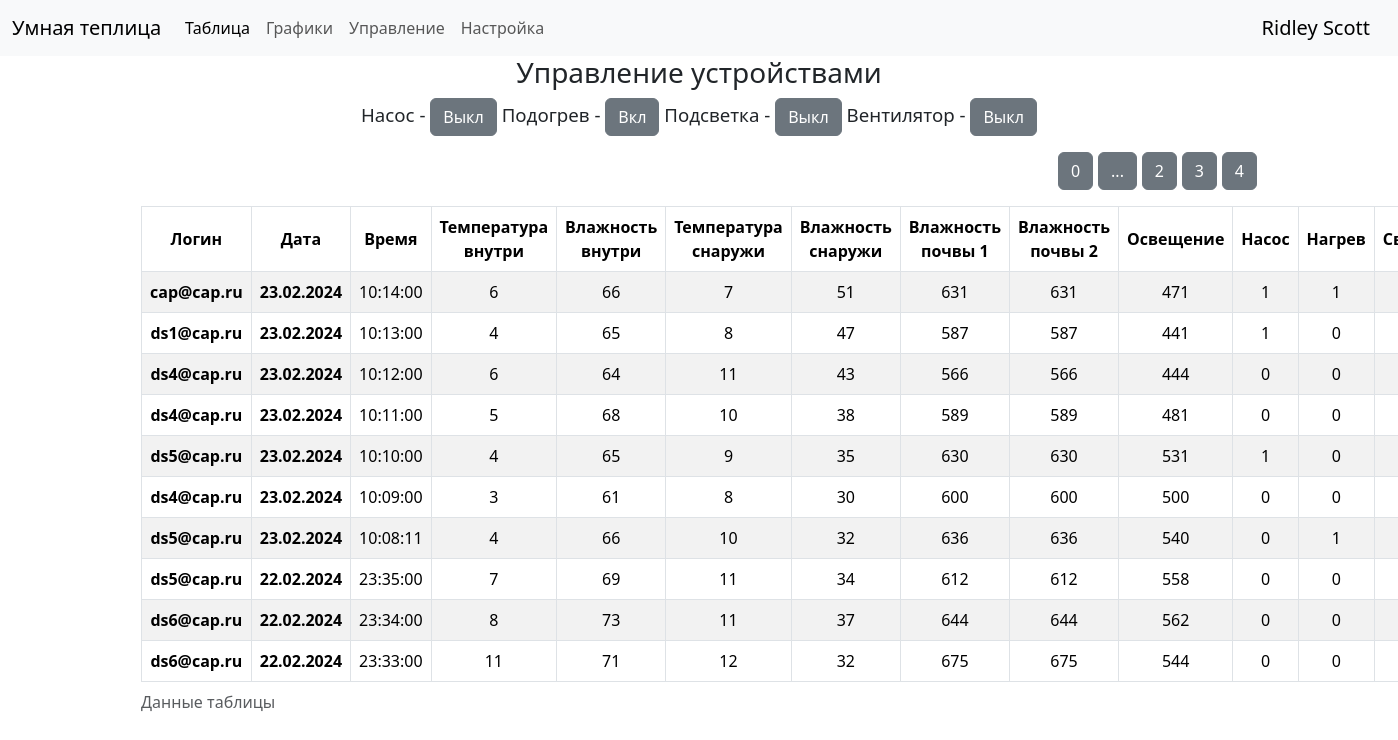
Page /table/1 (signed in) on the committed database.
### data/users.py (models this page shows, shortened)
class User(SqlAlchemyBase,UserMixin):
    __tablename__ = 'users'
    id = sqlalchemy.Column(sqlalchemy.Integer, primary_key=True, autoincrement=True)
    surname = sqlalchemy.Column(sqlalchemy.String, nullable=True)
    name = sqlalchemy.Column(sqlalchemy.String, nullable=True)
    email = sqlalchemy.Column(sqlalchemy.String, index=True, unique=True, nullable=True)
    hashed_password = sqlalchemy.Column(sqlalchemy.String, nullable=True)
    modified_date = sqlalchemy.Column(sqlalchemy.DateTime, default=datetime.datetime.now)
    token = sqlalchemy.Column(sqlalchemy.String, nullable=True, default='NNNNNNNNNNN')

### data/sensors.py (models this page shows, shortened)
class Sensors(SqlAlchemyBase):
    __tablename__ = 'sensors'
    id = sqlalchemy.Column(sqlalchemy.Integer, primary_key=True, autoincrement=True)
    date = sqlalchemy.Column(sqlalchemy.DateTime, default=datetime.datetime.now)
    temp_in = sqlalchemy.Column(sqlalchemy.Integer, nullable=True, default=0)
    humidity_in = sqlalchemy.Column(sqlalchemy.Integer, nullable=True, default=0)
    temp_out = sqlalchemy.Column(sqlalchemy.Integer, nullable=True, default=0)
    humidity_out = sqlalchemy.Column(sqlalchemy.Integer, nullable=True, default=0)
    moisture1 = sqlalchemy.Column(sqlalchemy.Integer, nullable=True, default=0)
    moisture2 = sqlalchemy.Column(sqlalchemy.Integer, nullable=True, default=0)
    light = sqlalchemy.Column(sqlalchemy.Integer, nullable=True, default=0)
    token = sqlalchemy.Column(sqlalchemy.String, nullable=True, default='NNNNNNNNNNN')
    pump = sqlalchemy.Column(sqlalchemy.Integer, default=0)
    heat = sqlalchemy.Column(sqlalchemy.Integer, default=0)
    led = sqlalchemy.Column(sqlalchemy.Integer, default=0)
    fan = sqlalchemy.Column(sqlalchemy.Integer, default=0)

### main.py (the view)
@app.route('/table/<page>')
@login_required
def table_page(page):
    db_sess = db_session.create_session()
    base_data = db_sess.query(Sensors).filter(current_user.is_authenticated, (Sensors.token == current_user.token) | (current_user.id == 1)).all()
    users = db_sess.query(User).all()
    names = {name.token: (name.surname, name.name, name.email) for name in users}
    return render_template('table.html', len_data=int(len(base_data) / 10) + 1,
                           names=names, status=dev_status(), text_button=name_button, base_data=base_data[::-1], page=int(page), token=current_user.token,
                           up=True)

### data/db_session.py (called while the page is built)
def create_session() -> Session:
    global __factory
    return __factory()

### main.py (called while the page is built)
def dev_status():
    db_sess = db_session.create_session()
    status = db_sess.query(Status).filter(Status.token == current_user.token).first()
    status_dev = {}
    print(status.pump, status.fan, status.heat, status.led)
    if status.pump:
        status_dev['pump'] = 'Вкл'
    else:
        status_dev['pump'] = 'Выкл'
    if status.fan:
        status_dev['fan'] = 'Вкл'
    else:
        status_dev['fan'] = 'Выкл'
    if status.led:
        status_dev['led'] = 'Вкл'
    else:
        status_dev['led'] = 'Выкл'
    if status.heat:
        status_dev['heat'] = 'Вкл'
    else:
        status_dev['heat'] = 'Выкл'
    return status_dev

@login_manager.user_loader
def load_user(user_id):
    db_sess = db_session.create_session()
    return db_sess.query(User).get(user_id)

### templates/table.html (shortened to what this page needs)
{% extends "base.html" %}
{% block content %}
<div class="button_next">
<p>
    {% for item in range(len_data) %}
      {% if page != item %}
        <a href="{{ item  }}" class="btn btn-secondary">{{ item}}</a>
      {% else %}
         <a href="" class="btn btn-secondary">...</a>
   {% endif %}
    {% endfor %}
<div class="table_container">
<table class="table table-striped table-hover table-bordered">
    <caption>Данные таблицы</caption>
    <thead>
    <tr>
      {% if current_user.is_authenticated and current_user.id == 1  %}
      <th scope="col"align="center">Логин</th>
       {% endif %}
      <th scope="col"align="center">Дата</th>
      <th scope="col">Время</th>
      <th scope="col">Температура внутри</th>
      <th scope="col">Влажность внутри</th>
      <th scope="col">Температура снаружи</th>
      <th scope="col">Влажность снаружи</th>
      <th scope="col">Влажность почвы 1</th>
      <th scope="col">Влажность почвы 2</th>
      <th scope="col">Освещение</th>
      <th scope="col">Насос</th>
      <th scope="col">Нагрев</th>
      <th scope="col">Свет</th>
    </tr>
  </thead>
  <tbody>
  {% for item in base_data[page * 10:(page + 1)*10] %}
  <tr>
    {% if current_user.is_authenticated and current_user.id == 1  %}
      <th scope="col"align="center">{{ names[item.token][2] }}</th>
       {% endif %}
    <th scope="row">{{item.date.strftime("%d.%m.%Y")}}</td>
    <td>{{item.date.strftime("%H:%M:%S")}}</td>
    <td>{{item.temp_in}}</td>
    <td>{{item.humidity_in}}</td>
    <td>{{item.temp_out}}</td>
    <td>{{item.humidity_out}}</td>
    <td>{{item.moisture1}}</td>
    <td>{{item.moisture2}}</td>
    <td>{{item.light}}</td>
    <td>{{item.pump}}</td>
    <td>{{item.heat}}</td>
    <td>{{item.led}}</td>
  </tr>
  {% endfor %}
  </tbody>
  </table>
</div>
{% endblock %}

### templates/base.html (shortened to what this page needs)
<!doctype html>
<html lang="en">
<head>
    <link rel="stylesheet"
          href="/static/css/bootstrap.min.css">
    <link rel="stylesheet" type="text/css" href="/static/css/style.css"/>
</head>
<body>
<header>
    <nav class="navbar navbar-expand-lg navbar-light bg-light">
        <div class="container-fluid">
            <a class="navbar-brand" href="../readme">Умная теплица</a>
            <div class="collapse navbar-collapse" id="navbarNav">
                <ul class="navbar-nav">
                    <li class="nav-item">
                        <a class="nav-link active" aria-current="page" href="../table/0">Таблица</a>
                    </li>
                    <li class="nav-item">
                        <a class="nav-link" href="../grafik">Графики</a>
                    </li>
                    <li class="nav-item">
                        <a class="nav-link" href="../dashboard">Управление</a>
                    </li>
                    <li class="nav-item">
                        <a class="nav-link" href="../send_param">Настройка</a>
                    </li>
                </ul>
            </div>
            {% if current_user.is_authenticated %}
            <a class="navbar-brand" href="/logout">{{ current_user.name }} {{ current_user.surname }}</a>
            {% else %}
            <p>
                <a class="btn btn-success" href="/login">Войти</a>
            </p>
            {% endif %}
    </nav>
</header>
<main role="main" class="container">
{% if current_user.is_authenticated %}
<div class="dashboard"><h3>Управление устройствами</h3>
    <p align="center" class="buttons">
        {% for name in text_button %}
                {{text_button[name]}} - <button class="btn {{name}} btn-secondary">{{status[name]}}</button>
        {% endfor %}
    </p>
    {% endif %}
</div>
    {% block content %}{% endblock %}
</main>
</body>
</html>

### static/css/style.css (style rules this page uses)
p { font-size: 14pt; }
table { padding: 0; margin: 0; width: 100%!important; }
tr, td, th { text-color: #ccffcc; text-align: center; vertical-align: middle; }
.button_next { text-align: right; }
.dashboard { text-align: center; align: center; vertical-align: middle; }

### rows in the picture
User: name "Ridley", surname "Scott"
Sensors: token.email "cap@cap.ru", date "23.02.2024", date "10:14:00", temp_in "6", humidity_in "66", temp_out "7", humidity_out "51", moisture1 "631", moisture2 "631", light "471", pump "1", heat "1"
Sensors: token.email "ds1@cap.ru", date "23.02.2024", date "10:13:00", temp_in "4", humidity_in "65", temp_out "8", humidity_out "47", moisture1 "587", moisture2 "587", light "441", pump "1", heat "0"
Sensors: token.email "ds4@cap.ru", date "23.02.2024", date "10:12:00", temp_in "6", humidity_in "64", temp_out "11", humidity_out "43", moisture1 "566", moisture2 "566", light "444", pump "0", heat "0"
Sensors: token.email "ds4@cap.ru", date "23.02.2024", date "10:11:00", temp_in "5", humidity_in "68", temp_out "10", humidity_out "38", moisture1 "589", moisture2 "589", light "481", pump "0", heat "0"
Sensors: token.email "ds5@cap.ru", date "23.02.2024", date "10:10:00", temp_in "4", humidity_in "65", temp_out "9", humidity_out "35", moisture1 "630", moisture2 "630", light "531", pump "1", heat "0"
Sensors: token.email "ds4@cap.ru", date "23.02.2024", date "10:09:00", temp_in "3", humidity_in "61", temp_out "8", humidity_out "30", moisture1 "600", moisture2 "600", light "500", pump "0", heat "0"
Sensors: token.email "ds5@cap.ru", date "23.02.2024", date "10:08:11", temp_in "4", humidity_in "66", temp_out "10", humidity_out "32", moisture1 "636", moisture2 "636", light "540", pump "0", heat "1"
Sensors: token.email "ds5@cap.ru", date "22.02.2024", date "23:35:00", temp_in "7", humidity_in "69", temp_out "11", humidity_out "34", moisture1 "612", moisture2 "612", light "558", pump "0", heat "0"
Sensors: token.email "ds6@cap.ru", date "22.02.2024", date "23:34:00", temp_in "8", humidity_in "73", temp_out "11", humidity_out "37", moisture1 "644", moisture2 "644", light "562", pump "0", heat "0"
Sensors: token.email "ds6@cap.ru", date "22.02.2024", date "23:33:00", temp_in "11", humidity_in "71", temp_out "12", humidity_out "32", moisture1 "675", moisture2 "675", light "544", pump "0", heat "0"

### other values in the picture
{{ text_button[name] }} "Насос" "Подогрев" "Подсветка" "Вентилятор"
{{ status[name] }} "Выкл" "Вкл" "Выкл" "Выкл"
{{ item }} "0" "2" "3" "4"
